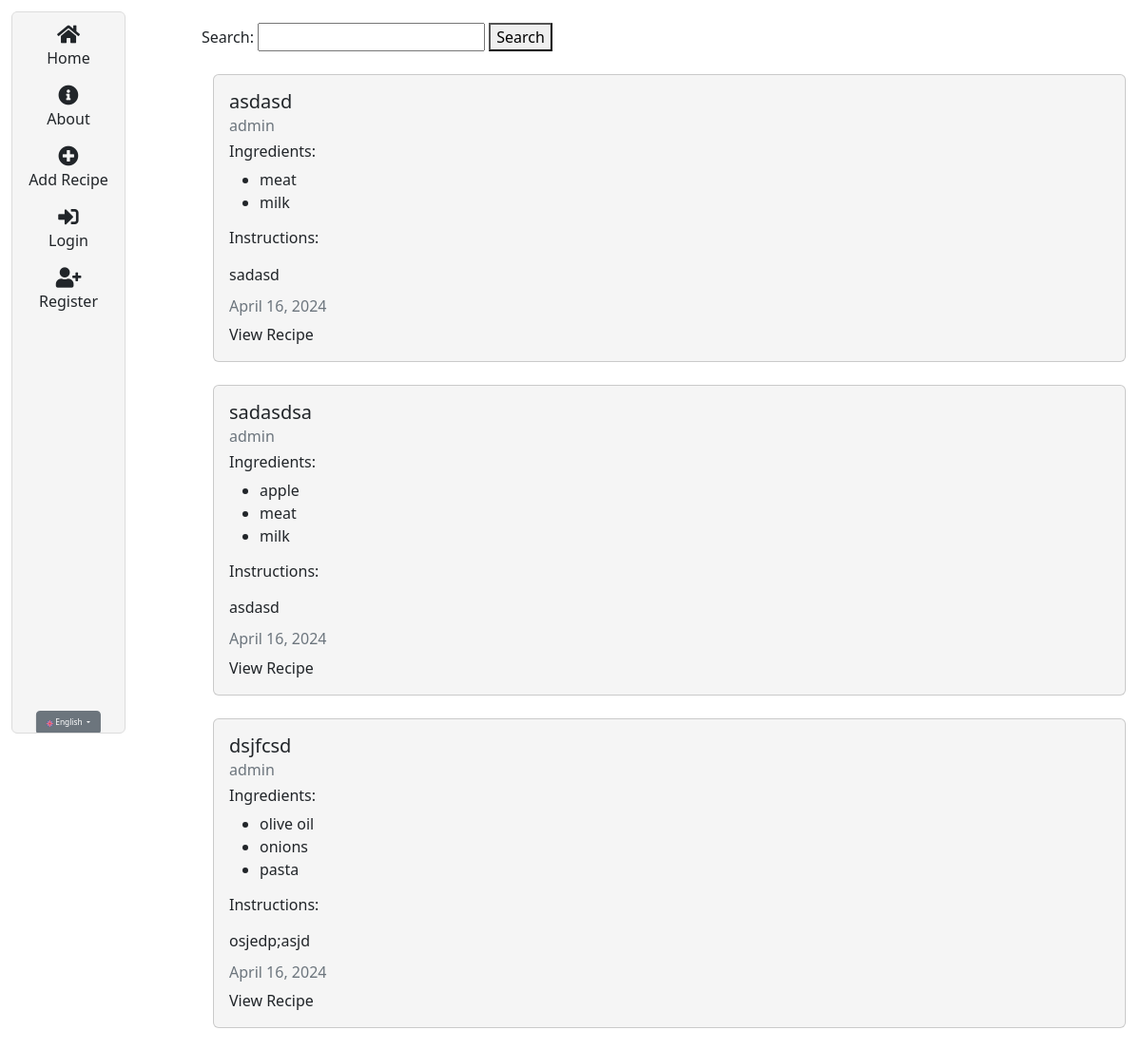
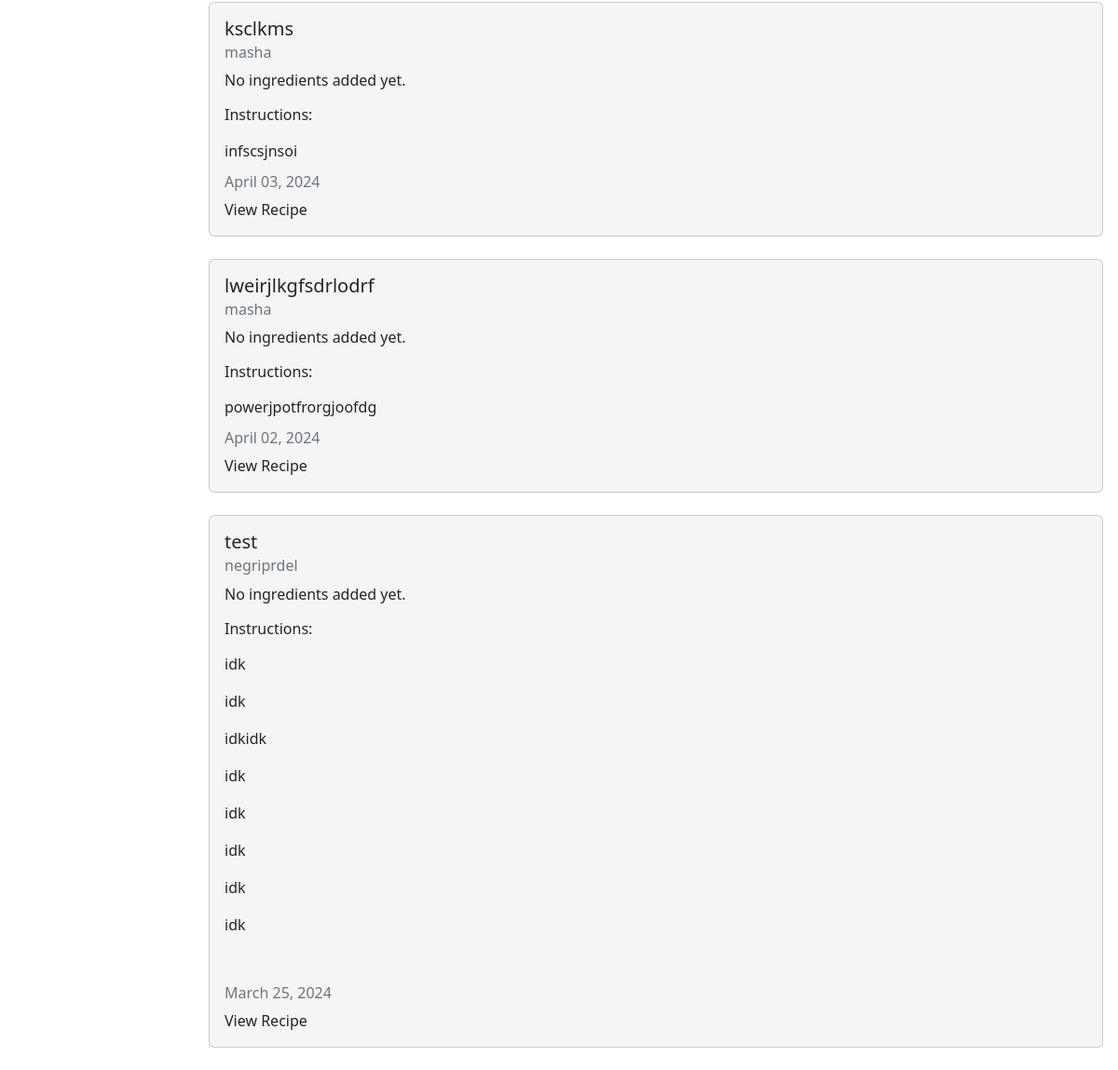
The page /en/ on the database its author committed (2 pictures, top to bottom).
### recipes/models.py (models this page shows, shortened)
class Recipe(models.Model):
  title = models.CharField(max_length=100)
  description = RichTextField(blank=True, null=True)
  author = models.ForeignKey(User, on_delete=models.CASCADE)
  created_at = models.DateTimeField(auto_now_add=True)
  updated_at = models.DateTimeField(auto_now=True)
  ingredients = models.ManyToManyField(Ingredient, related_name='recipes')
  likes = models.ManyToManyField(User, related_name='blog_posts')
  photo = models.ImageField(
        upload_to='recipes',
        null=True,
        blank=True,
    )
  class Meta:
    ordering = ['-created_at']

class Ingredient(models.Model):
  name = models.CharField(max_length=100)
  class Meta:
    ordering = ['name']

### recipes/views.py (the view)
# urls.py: path('', views.RecipeListView.as_view(), name="recipes-home"),
class RecipeListView(ListView):
  model = models.Recipe
  template_name = 'recipes/home.html'
  context_object_name = 'recipes'

### recipes/templates/recipes/home.html (shortened to what this page needs)
{% extends "recipes/box.html" %}
{% load i18n %}
{% block content %}
<form method="get" action="{% url 'search_recipes' %}">
  <label for="ingredients">{% trans "Search:" %}</label>
  <input type="text" id="ingredients" name="ingredients">
  <button type="submit">{% trans "Search" %}</button>
</form>
{% for recipe in recipes %}
<div class="container">
  <div class="card my-4" style="width: 60rem;">
    <div class="card-body">
      <h5 class="card-title">{{ recipe.title }}</h5>
      <h6 class="card-subtitle mb-2 text-muted">{{ recipe.author }}</h6>
      {% if recipe.ingredients.all|length %}
        <h6>{% trans "Ingredients:" %}</h6>
        <ul>
          {% for ingredient in recipe.ingredients.all %}
          <li>{{ ingredient.name }}</li>
          {% endfor %}
        </ul>
      {% else %}
        <p>{% trans "No ingredients added yet." %}</p>
      {% endif %}
      <h6>{% trans "Instructions:" %}</h6><p class="card-text"> {{ recipe.description | safe }}</p>
      <h6 class="card-subtitle mb-2 text-muted">
        {{ recipe.updated_at|date:"F d, Y" }}
      </h6>
      <a href="{% url 'recipes-detail' recipe.pk %}" class="card-link no-style">{% trans "View Recipe" %}</a>
    </div>
  </div>
</div>
{% endfor %}
{% endblock content %}

### recipes/static/recipes/base.css (style rules this page uses)
.card { background-color: whitesmoke; transition: transform 0.3s ease-in-out; }
.no-style { text-decoration: none; color: inherit; }

### rows shown on the page
Recipe: title "asdasd", author "admin", description "sadasd", updated_at "April 16, 2024"
Ingredient: name "meat"
Ingredient: name "milk"
Recipe: title "sadasdsa", author "admin", description "asdasd", updated_at "April 16, 2024"
Ingredient: name "apple"
Recipe: title "dsjfcsd", author "admin", description "osjedp;asjd", updated_at "April 16, 2024"
Ingredient: name "olive oil"
Ingredient: name "onions"
Ingredient: name "pasta"
Recipe: title "ksclkms", author "masha", description "infscsjnsoi", updated_at "April 03, 2024"
Recipe: title "lweirjlkgfsdrlodrf", author "masha", description "powerjpotfrorgjoofdg", updated_at "April 02, 2024"
Recipe: title "test", author "negriprdel", description "idk idk idkidk idk idk idk idk idk", updated_at "March 25, 2024"
